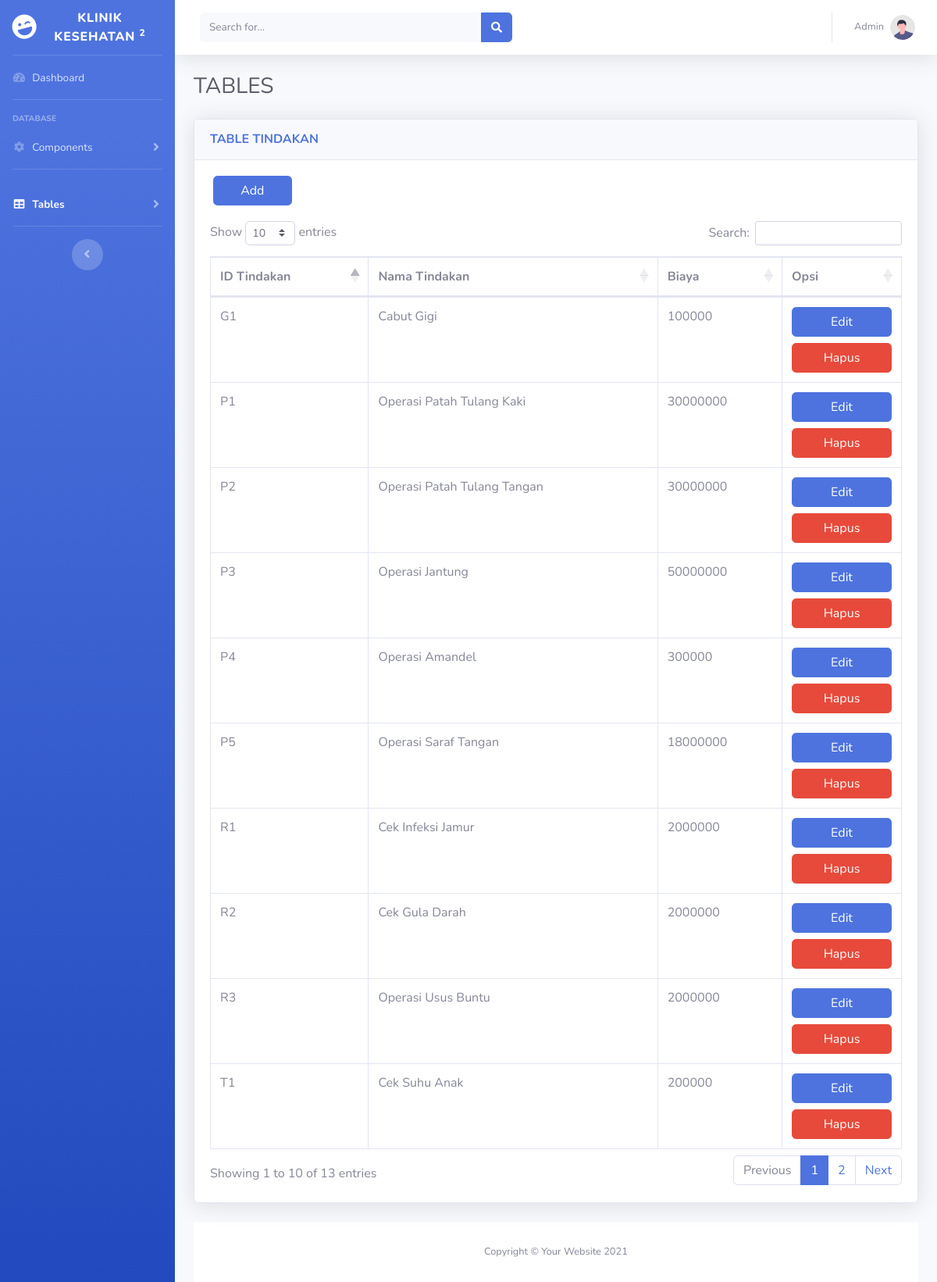
/tindakan.php, run on the app's committed database.
### tables this page shows
CREATE TABLE `tindakan` (
  `id_tindakan` varchar(5) NOT NULL,
  `nama_tindakan` varchar(30) NOT NULL,
  `biaya` int(11) NOT NULL
);

### tindakan.php (the view, shortened to what this page needs)
<?php
$link = mysqli_connect("localhost", "root", "", "klinik_kesehatan");
?>
<!DOCTYPE html>
<html lang="en">
<head>
    <link href="vendor/fontawesome-free/css/all.min.css" rel="stylesheet" type="text/css">
    <link href="https://cdn.datatables.net/1.10.20/css/dataTables.bootstrap4.min.css" rel="stylesheet" />
    <link href="css/sb-admin-2.min.css" rel="stylesheet">
</head>
<body id="page-top">
    <div id="wrapper">
        <ul class="navbar-nav bg-gradient-primary sidebar sidebar-dark accordion" id="accordionSidebar">
            <a class="sidebar-brand d-flex align-items-center justify-content-center" href="index.php">
                <div class="sidebar-brand-icon rotate-n-15">
                    <i class="fas fa-laugh-wink"></i>
                </div>
                <div class="sidebar-brand-text mx-3">Klinik Kesehatan <sup>2</sup></div>
            </a>
            <hr class="sidebar-divider my-0">
            <li class="nav-item">
                <a class="nav-link" href="index.php">
                    <i class="fas fa-fw fa-tachometer-alt"></i>
                    <span>Dashboard</span></a>
            </li>
            <hr class="sidebar-divider">
            <div class="sidebar-heading">
                Database
            </div>
            <li class="nav-item">
                <a class="nav-link collapsed" href="#" data-toggle="collapse" data-target="#collapseTwo" aria-expanded="true" aria-controls="collapseTwo">
                    <i class="fas fa-fw fa-cog"></i>
                    <span>Components</span>
                </a>
            </li>
            <hr class="sidebar-divider">
            <li class="nav-item active">
                <a class="nav-link collapsed" href="#" data-toggle="collapse" data-target="#collapseUtilities" aria-expanded="true" aria-controls="collapseUtilities">
                    <i class="fas fa-fw fa-table"></i>
                    <span>Tables</span>
                </a>
            </li>
            <hr class="sidebar-divider d-none d-md-block">
            <div class="text-center d-none d-md-inline">
                <button class="rounded-circle border-0" id="sidebarToggle"></button>
            </div>
        </ul>
        <div id="content-wrapper" class="d-flex flex-column">
            <div id="content">
                <nav class="navbar navbar-expand navbar-light bg-white topbar mb-4 static-top shadow">
                    <form class="d-none d-sm-inline-block form-inline mr-auto ml-md-3 my-2 my-md-0 mw-100 navbar-search">
                        <div class="input-group">
                            <input type="text" class="form-control bg-light border-0 small" placeholder="Search for..." aria-label="Search" aria-describedby="basic-addon2">
                            <div class="input-group-append">
                                <button class="btn btn-primary" type="button">
                                    <i class="fas fa-search fa-sm"></i>
                                </button>
                            </div>
                        </div>
                    </form>
                    <ul class="navbar-nav ml-auto">
                        <li class="nav-item dropdown no-arrow">
                            <a class="nav-link dropdown-toggle" href="#" id="userDropdown" role="button" data-toggle="dropdown" aria-haspopup="true" aria-expanded="false">
                                <span class="mr-2 d-none d-lg-inline text-gray-600 small">Admin</span>
                                <img class="img-profile rounded-circle" src="img/undraw_profile.svg">
                            </a>
                        </li>
                    </ul>
                </nav>
                <div class="container-fluid">
                    <div class="d-sm-flex align-items-center justify-content-between mb-4">
                        <h1 class="h3 mb-0 text-gray-800">TABLES</h1>
                    </div>
                    <div class="row">
                        <div class="col-xl-12 col-lg-8">
                            <div class="card shadow mb-4">
                                <div class="card-header py-3 d-flex flex-row align-items-center justify-content-between">
                                    <h6 class="m-0 font-weight-bold text-primary">TABLE TINDAKAN</h6>
                                </div>
                                <?php
                                $sql = "SELECT*FROM tindakan";
                                if ($result = mysqli_query($link, $sql)) {
                                    if (mysqli_num_rows($result) > 0) {
                                ?>
                                        <div class="col-lg-10 col-md-10" style="padding-top:20px">
                                            <div class="col-lg-2">
                                                <a class="btn btn-primary btn-user btn-block" href="addTindakan.php">Add</a>
                                            </div>
                                        </div>
                                        <div class="card-body">
                                            <div class="table-responsive">
                                                <table class="table table-bordered" id="dataTable" width="100%" cellspacing="0">
                                                    <thead>
                                                        <tr>
                                                            <th>ID Tindakan</th>
                                                            <th>Nama Tindakan</th>
                                                            <th>Biaya</th>
                                                            <th>Opsi</th>
                                                        </tr>
                                                    </thead>
                                                    <tbody>
                                                        <tr>
                                                            <?php
                                                            while ($row = mysqli_fetch_array($result)) {
                                                            ?>
                                                                <td><?php
                                                                    echo  $row['id_tindakan'];
                                                                    ?>
                                                                </td>
                                                                <td><?php
                                                                    echo $row['nama_tindakan'];
                                                                    ?>
                                                                </td>
                                                                <td><?php
                                                                    echo $row['biaya'];
                                                                    ?>
                                                                </td>
                                                                <td>
                                                                    <a class="btn btn-primary btn-user btn-block" href="editTindakan.php?id=<?php echo $row['id_tindakan']; ?>">Edit</a>
                                                                    <a class="btn btn-danger btn-user btn-block" href="hapustindakan.php?id=<?php echo $row['id_tindakan']; ?>">Hapus</a>
                                                                </td>
                                                        </tr>
                                            <?php
                                                            }
                                                        } else {
                                                            echo "No records matching your query were found.";
                                                        }
                                                    } else {
                                                        echo "ERROR: Could not able to execute $sql. " . mysqli_error($link);
                                                    }
                                            ?>
                                                    </tbody>
                                                </table>
                                            </div>
                                        </div>
                            </div>
                        </div>
                    </div>
                    <footer class="sticky-footer bg-white">
                        <div class="container my-auto">
                            <div class="copyright text-center my-auto">
                                <span>Copyright &copy; Your Website 2021</span>
                            </div>
                        </div>
                    </footer>
                </div>
            </div>
</body>
</html>

### data on the page
tindakan: id_tindakan "G1", nama_tindakan "Cabut Gigi", biaya "100000"
tindakan: id_tindakan "P1", nama_tindakan "Operasi Patah Tulang Kaki", biaya "30000000"
tindakan: id_tindakan "P2", nama_tindakan "Operasi Patah Tulang Tangan", biaya "30000000"
tindakan: id_tindakan "P3", nama_tindakan "Operasi Jantung", biaya "50000000"
tindakan: id_tindakan "P4", nama_tindakan "Operasi Amandel", biaya "300000"
tindakan: id_tindakan "P5", nama_tindakan "Operasi Saraf Tangan", biaya "18000000"
tindakan: id_tindakan "R1", nama_tindakan "Cek Infeksi Jamur", biaya "2000000"
tindakan: id_tindakan "R2", nama_tindakan "Cek Gula Darah", biaya "2000000"
tindakan: id_tindakan "R3", nama_tindakan "Operasi Usus Buntu", biaya "2000000"
tindakan: id_tindakan "T1", nama_tindakan "Cek Suhu Anak", biaya "200000"
